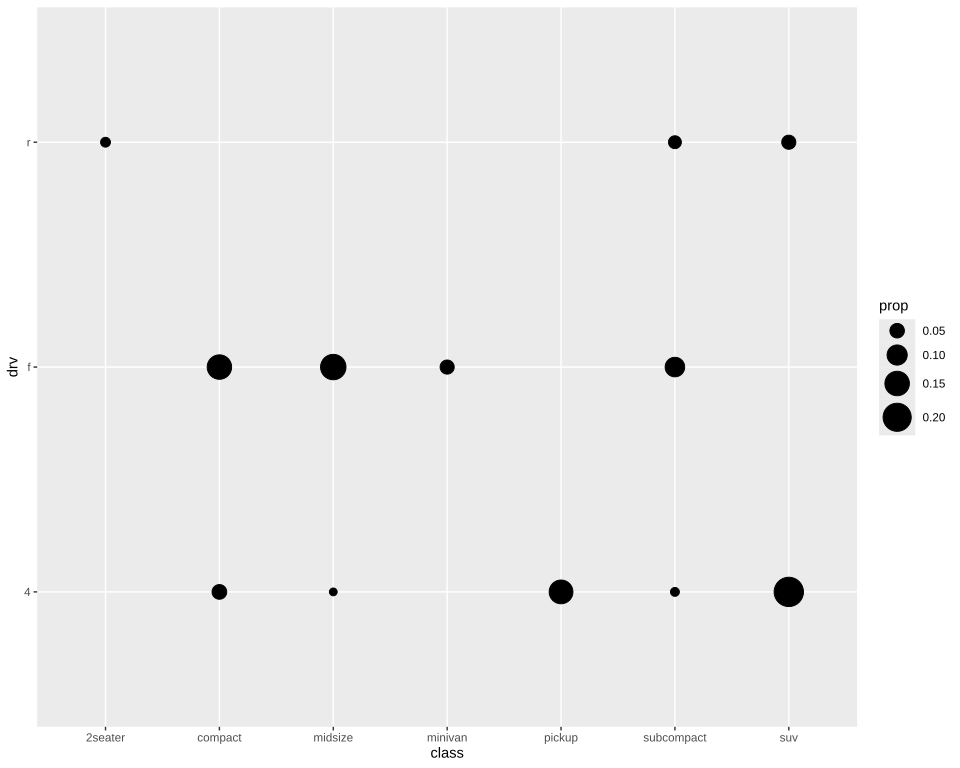

Reproduce this figure in R.
# The plot test/golden/count_prop.svg draws, drawn by ggplot2 itself, as ggplot2's own visual tests
# draw their snapshots: the independent check on that golden whenever it changes. The suite
# never runs this; it needs R, ggplot2 and vdiffr, saved as the Docker image
# giggly-r:ggplot2-4.0.3. From the repository's root:
#
#   docker run --rm -v "$PWD/test/golden":/golden:ro giggly-r:ggplot2-4.0.3 \
#     Rscript /golden/count_prop.R > count_prop.ggplot2.svg
#
# and compare the two drawings element by element, as test/golden/point.R describes.
#
# geom_count()'s proportions, as its diamonds examples draw them, on mpg's classes and drive
# trains: one group of every row, each point sized by its share of all of them, by area up to
# 10 mm, the legend titled prop.
# First checked with ggplot2 4.0.3 and vdiffr 1.0.9: every element matches but the background's
# edge, which svglite writes as R's rounding error, the x axis drawn before the y as
# test/golden/point.R describes, and every clip path.

library(ggplot2)

plot <- ggplot(mpg, aes(class, drv)) +
  geom_count(aes(size = after_stat(prop), group = 1)) +
  scale_size_area(max_size = 10) +
  theme_gray()

file <- tempfile(fileext = ".svg")
suppressWarnings(vdiffr::write_svg(plot, file))
cat(readLines(file), sep = "\n")
